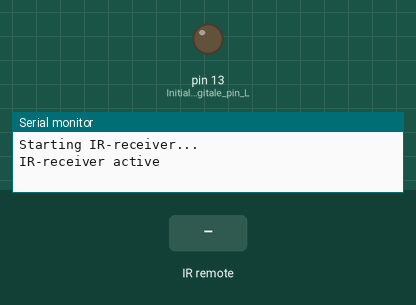
Recording of a sketch running on a simulated Arduino Uno, built with avr-gcc and run on an emulated ATmega328P. On the bench: output pins drawn as LEDs (lit = HIGH), the last lines printed to the serial monitor. The inputs (shaded band) are chosen by the test bench.

Above: at 1.2 s.
1.3 s: infrared code 0xFF42BD received
At 2.0 s:
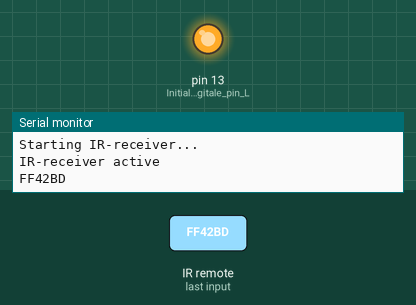
2.8 s: infrared code 0xFF52AD received
At 3.3 s:
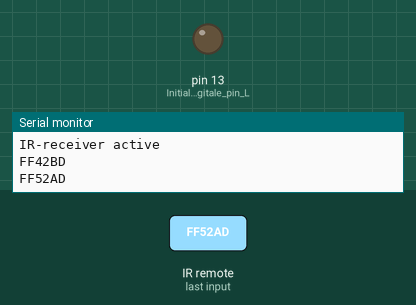
Timing chart, 0 to 5.8 s (numbered marks = the images above; inputs shaded):
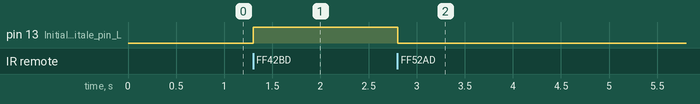

Measured:
- after the input at 1.3 s, pin 13 (Initialise_digitale_pin_L): LOW → HIGH at once
- after the input at 2.8 s, pin 13 (Initialise_digitale_pin_L): HIGH → LOW at once

The sketch:

ir-receiver-part-1.ino
```cpp
// (licence header left out)
// Import the IR-remote library
#include <IRremote.h>

int IrReceiverPin = 12;                 // Turn the variable "IrReceiverPin" to pin 12
IRrecv irrecv(IrReceiverPin);           // create a new instance of "irrecv" and save this instance in variabele "IRrecv"
decode_results results;                 // define the variable "results" to store the received button code

void setup()
{
    Serial.begin(9600);                 // Initialise the serial monitor

    pinMode(LED_BUILTIN, OUTPUT);       // Initialise digitale pin LED_BUILTIN as output

    // When the IR-remote library crashes we can see it from the shown text
    Serial.println("Starting IR-receiver...");

    irrecv.enableIRIn();                // start the IR-receiver

    Serial.println("IR-receiver active");

    digitalWrite(LED_BUILTIN, LOW);     // Turn off the builtin LED
}


void loop() {

    // When the IR-receiver receives a signal
    if (irrecv.decode(&results)) {

        // Print the received value as a hexadecimal value
        Serial.println(results.value, HEX);

        // Resume the IR-receiver to listen for new signals
        irrecv.resume();

        // Determine which button has been pressed
        switch (results.value) {
            case 0xFF42BD:  // button *
                digitalWrite(LED_BUILTIN, HIGH);   // Turn LED on
                break;

            case 0xFF52AD:  // button #
                digitalWrite(LED_BUILTIN, LOW);    // Turn LED off
                break;
        }

    }

    delay(100);      // pause 100ms
}
```
